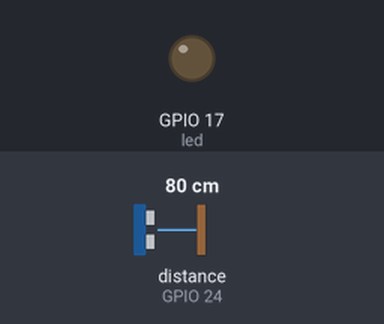
A program run on a simulated Raspberry Pi (BCM pin numbers). On the bench: output pins drawn as LEDs (lit = HIGH). Inputs (shaded band) come from the test bench; at power-on: distance to the obstacle (sensor on GPIO 24) 80 cm. The echo pulse lasts 58.3 µs per cm; the desktop window is not drawn, its controls go by their first labels and the mouse button is held 0.15 s.

Above: at 1.6 s.
1.7 s: distance to the obstacle (sensor on GPIO 24) set to 16 cm
3.2 s: distance to the obstacle (sensor on GPIO 24) set to 12 cm
At 4.4 s:
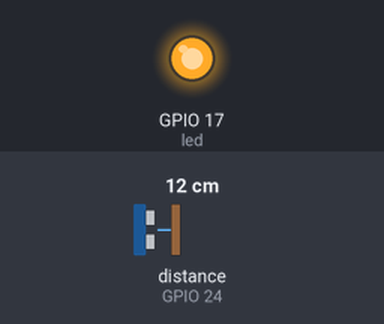
5.0 s: distance to the obstacle (sensor on GPIO 24) set to 18 cm
At 6.4 s:
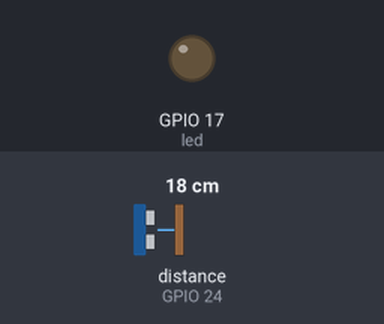
6.8 s: distance to the obstacle (sensor on GPIO 24) set to 2 cm
At 8.5 s:
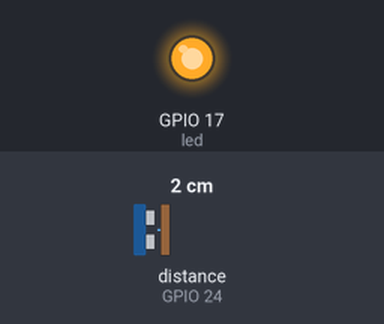
Timing chart, 0 to 9.6 s (numbered marks = the images above; inputs shaded):
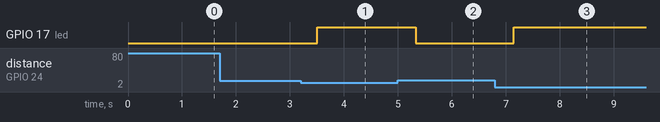

Measured:
- the behaviour switches between 15 and 14 cm on distance to the obstacle (sensor on GPIO 24) (found by bisection; images 0 and 1)
- after the input at 1.7 s, every drawn part: stays the same
- after the input at 3.2 s, GPIO 17 (led): LOW → HIGH after 0.31 s
- after the input at 5.0 s, GPIO 17 (led): HIGH → LOW after 0.33 s
- after the input at 6.8 s, GPIO 17 (led): LOW → HIGH after 0.35 s

The program:

day3_level1b_sensor_gui.py
```python
"""
Raspberry Pi Camp - Day 3 - Level 1, Part B (guided build)
A single LED plus an ultrasonic distance sensor. A GUI shows the live
distance in cm and lights the LED whenever something is within 15cm.

Wiring:
    LED     -> GPIO 17
    Sensor  -> 5V, GND, Trigger on GPIO 23, Echo on GPIO 24
"""

import tkinter as tk
from gpiozero import DistanceSensor, LED

sensor = DistanceSensor(echo=24, trigger=23)
led = LED(17)
system_on = True

window = tk.Tk()
label = tk.Label(window, text="-- cm", font=("Arial", 32))
label.pack()


def check_sensor():
    if system_on:
        cm = sensor.distance * 100
        label.config(text=f"{cm:.1f} cm")
        if cm < 15:
            led.on()
        else:
            led.off()
    window.after(200, check_sensor)


def toggle_system():
    global system_on
    system_on = not system_on
    if not system_on:
        led.off()
        label.config(text="OFF")


tk.Button(window, text="On/Off", command=toggle_system).pack()

check_sensor()
window.mainloop()
```
